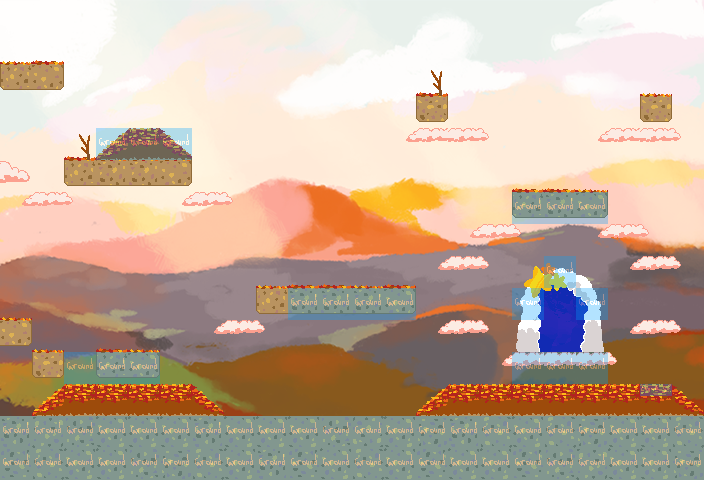

This game map was drawn from its Tiled (.tmx) file and the tilesets committed beside it. A one-line description and the trimmed map source follow:
An orthogonal 22x15 tile map with 32x32 px tiles, 3 tile layers (ground layer bottom, ground layer top, collision), 1 hidden layer not drawn, 3 tilesets, 1 image layer and 7 objects (4x StillEntity, mainplayer, BossEntity, StarGateEntity).

<map version="1.0" orientation="orthogonal" renderorder="right-down" width="22" height="15" tilewidth="32" tileheight="32" backgroundcolor="#fff4ff">
 <tileset firstgid="1" name="fall-tiles" tilewidth="32" tileheight="32">
  <image source="map/fall-tiles.png" width="128" height="160" />
 </tileset>
 <tileset firstgid="21" name="collision-tiles" tilewidth="32" tileheight="32">
  <image source="map/collision-tiles.png" width="128" height="64" />
  <tile id="0">
   <properties>
    <property name="type" value="platform" />
   </properties>
  </tile>
  <tile id="1">
   <properties>
    <property name="type" value="solid" />
   </properties>
  </tile>
  <tile id="2">
   <properties>
    <property name="type" value="lslope" />
   </properties>
  </tile>
  <tile id="3">
   <properties>
    <property name="type" value="rslope" />
   </properties>
  </tile>
  <tile id="4">
   <properties>
    <property name="type" value="platform" />
   </properties>
  </tile>
  <tile id="5">
   <properties>
    <property name="type" value="platform" />
   </properties>
  </tile>
  <tile id="6">
   <properties>
    <property name="type" value="platform" />
   </properties>
  </tile>
 </tileset>
 <tileset firstgid="29" name="star door" tilewidth="32" tileheight="32">
  <image source="img/star-gate.png" width="96" height="96" />
 </tileset>
 <imagelayer name="background" x="-1" opacity="0.94">
  <image source="map/bg-sm.png" />
  <properties>
   <property name="ratio" value="0.0000000001" />
  </properties>
 </imagelayer>
 <layer name="ground layer bottom" width="22" height="15">
  <data>[330 cells, 149 non-empty, 24 distinct tile ids]</data>
 </layer>
 <layer name="ground layer top" width="22" height="15">
  <data>[330 cells, 2 non-empty, 1 distinct tile ids]</data>
 </layer>
 <layer name="collision" width="22" height="15" opacity="0.3">
  <data>[330 cells, 64 non-empty, 2 distinct tile ids]</data>
 </layer>
 <layer name="star" width="22" height="15" visible="0">
  <properties>
   <property name="image" value="" />
  </properties>
  <data>[330 cells, 0 non-empty, 0 distinct tile ids]</data>
 </layer>
 <objectgroup name="player">
  <object name="mainplayer" x="544.464" y="302.7" width="28" height="45" rotation="1">
   <properties>
    <property name="image" value="self-walk-short" />
    <property name="spriteheight" value="64" />
    <property name="spritewidth" value="64" />
   </properties>
  </object>
 </objectgroup>
 <objectgroup name="enemyEntity">
  <object name="StillEntity" x="135" y="66" width="20" height="64">
   <properties>
    <property name="image" value="npc-still" />
   </properties>
  </object>
  <object name="StillEntity" x="117" y="289" width="20" height="64">
   <properties>
    <property name="image" value="npc-still" />
   </properties>
  </object>
  <object name="StillEntity" x="330" y="223" width="20" height="64">
   <properties>
    <property name="image" value="npc-still" />
   </properties>
  </object>
  <object name="StillEntity" x="551" y="127" width="20" height="64">
   <properties>
    <property name="image" value="npc-still" />
   </properties>
  </object>
  <object name="BossEntity" x="163" y="346" width="260" height="64">
   <properties>
    <property name="image" value="npc-walk" />
   </properties>
  </object>
  <object name="StarGateEntity" x="655" y="153" width="32" height="64">
   <properties>
    <property name="duration" value="250" />
    <property name="fade" value="#000000" />
    <property name="to" value="alpha" />
   </properties>
  </object>
 </objectgroup>
</map>
